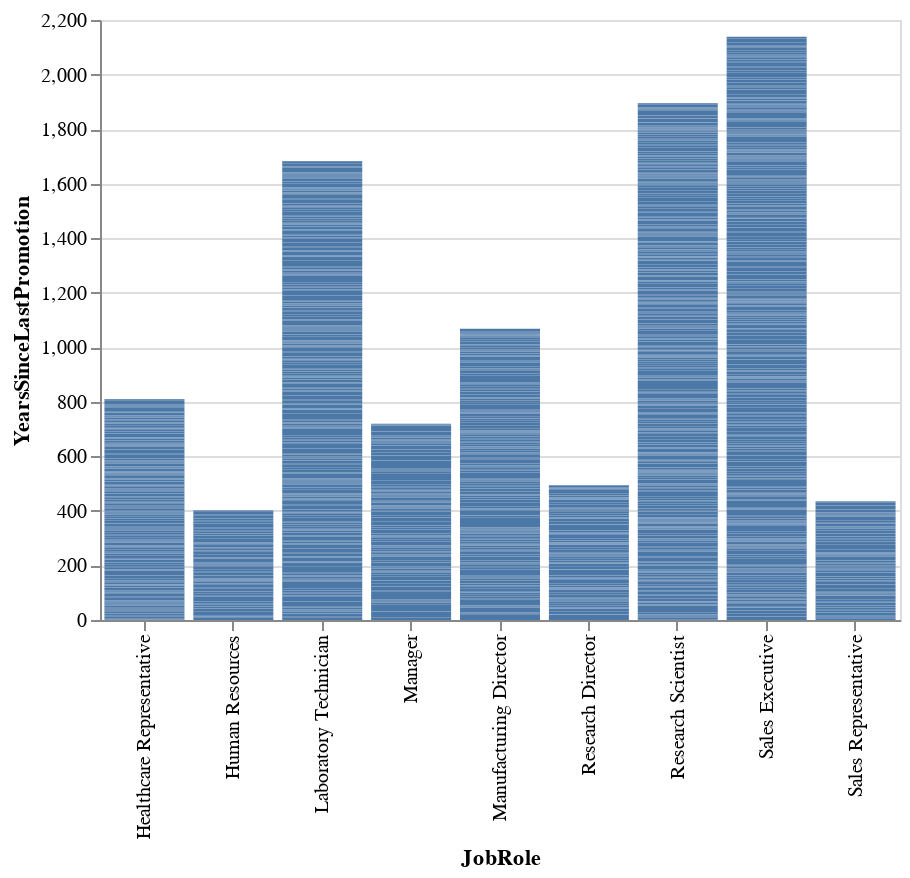

The code cell stored with this chart in its notebook:
### Code cell
alt.Chart(df).mark_bar().encode(
x='JobRole',
y='YearsSinceLastPromotion',
).properties(width=400).interactive()

### Figure 1 — Vega-Lite specification as saved in the notebook (floating-point values rounded to 4 significant figures; data arrays with more than 128 entries replaced by an {"elided": "..."} marker saying what was removed)
{"config": {"view": {"continuousWidth": 400, "continuousHeight": 300}}, "data": {"name": "data-bba4efe566783d219fbf53d0aed46ee4"}, "mark": "bar", "encoding": {"x": {"field": "JobRole", "type": "nominal"}, "y": {"field": "YearsSinceLastPromotion", "type": "quantitative"}}, "selection": {"selector005": {"type": "interval", "bind": "scales", "encodings": ["x", "y"]}}, "width": 400, "$schema": "https://vega.github.io/schema/vega-lite/v4.17.0.json", "datasets": {"data-bba4efe566783d219fbf53d0aed46ee4": {"elided": "4410 records"}}}
